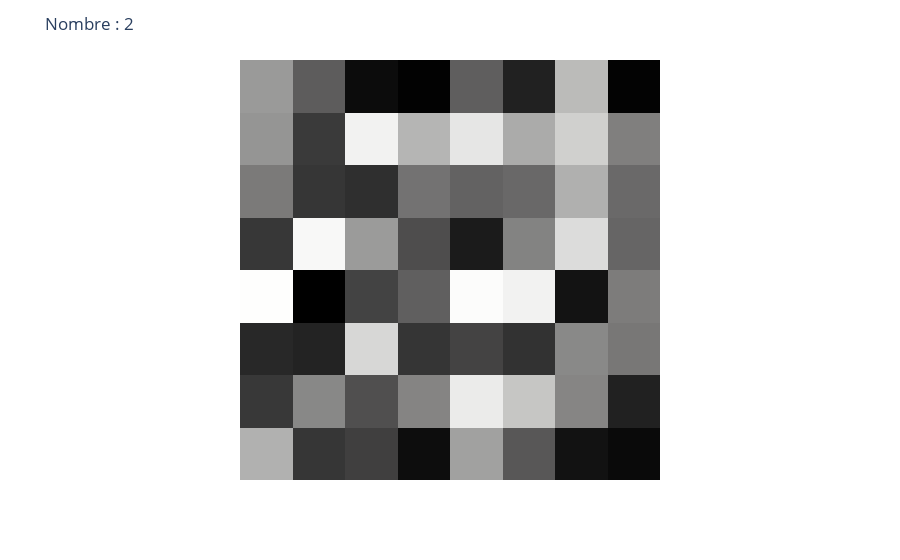
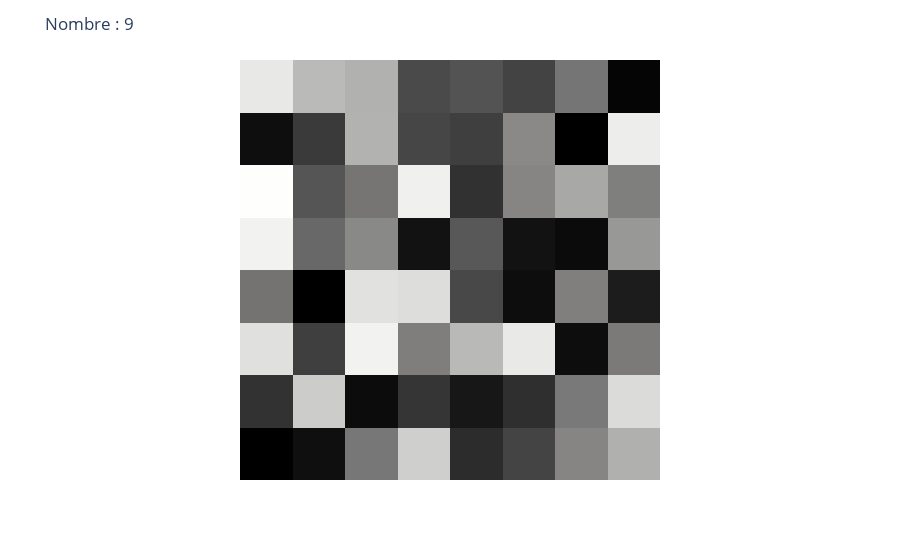
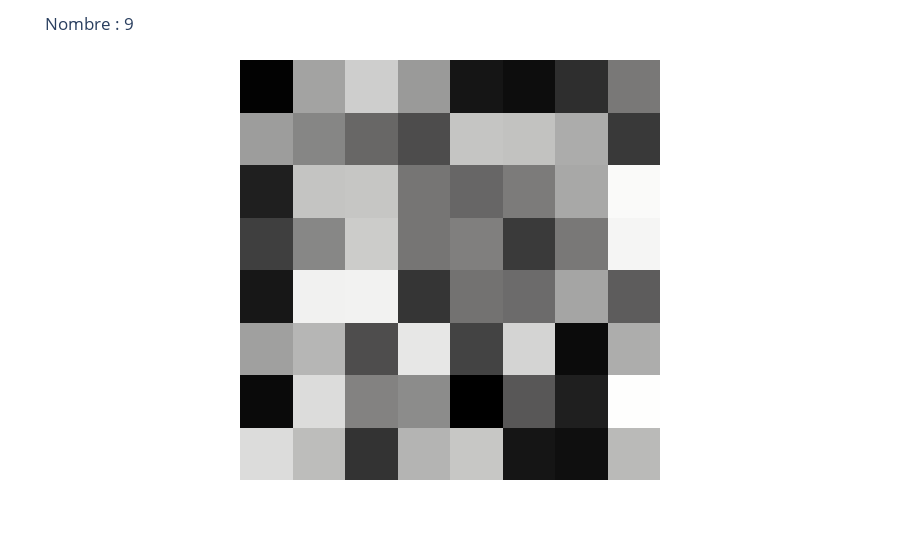
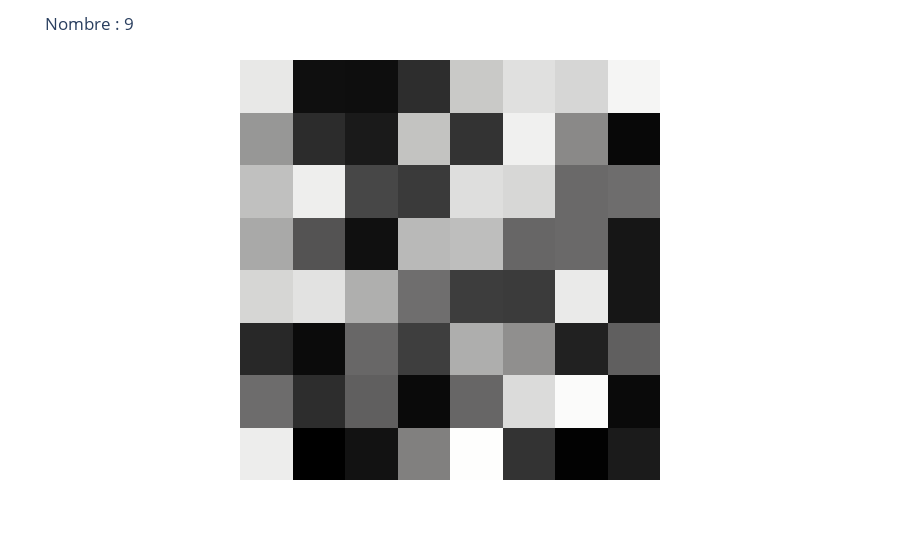

Write notebook code for charts like these, in order.
### Markdown cell above
Now look at the documentation related to imshow from plotly. Try to view a random number. Add as a title, the number this image corresponds to. Then try to view 10 random numbers in the dataset

### Code cell
# Simulation des données
numbers = np.random.rand(100, 64)  # 100 exemples de chiffres 8x8 aplatis
target = np.random.randint(0, 10, size=100)  # Valeurs cibles aléatoires entre 0 et 9

# Visualisation de 10 chiffres aléatoires
for i in np.random.choice(len(numbers), size=10, replace=False):
    # Reshape pour restaurer la forme 8x8
    fig = px.imshow(numbers[i].reshape(8, 8), color_continuous_scale='gray')
    
    # Suppression des ticks et ajustements
    fig.update_xaxes(showticklabels=False)
    fig.update_yaxes(showticklabels=False)
    fig.update_layout(
        title=f"Nombre : {target[i]}",
        coloraxis_showscale=False
    )
    
    # Afficher l'image
    fig.show()

### Figure 1 — Plotly figure (JSON) as saved in the notebook; plotly's stock layout.template omitted (floating-point values rounded to 4 significant figures)
{"data": [{"coloraxis": "coloraxis", "hovertemplate": "x: %{x}<br>y: %{y}<br>color: %{z}<extra></extra>", "name": "0", "type": "heatmap", "xaxis": "x", "yaxis": "y", "z": [[0.6809, 0.4445, 0.1111, 0.05897, 0.4511, 0.2034, 0.7917, 0.06543], [0.6628, 0.304, 0.9649, 0.7734, 0.9288, 0.7409, 0.8599, 0.5829], [0.563, 0.2859, 0.2581, 0.5325, 0.467, 0.4938, 0.7572, 0.4952], [0.2934, 0.9811, 0.6853, 0.3818, 0.178, 0.5957, 0.8983, 0.4795], [0.9984, 0.04883, 0.3408, 0.4575, 0.992, 0.9631, 0.148, 0.5692], [0.2292, 0.2086, 0.8838, 0.2832, 0.3424, 0.2706, 0.618, 0.5521], [0.296, 0.6146, 0.3904, 0.6006, 0.9445, 0.8279, 0.6057, 0.2013], [0.7598, 0.2873, 0.3255, 0.1202, 0.7056, 0.4246, 0.1428, 0.1024]]}], "layout": {"coloraxis": {"colorscale": [[0, "rgb(0, 0, 0)"], [0.09091, "rgb(16, 16, 16)"], [0.1818, "rgb(38, 38, 38)"], [0.2727, "rgb(59, 59, 59)"], [0.3636, "rgb(81, 80, 80)"], [0.4545, "rgb(102, 101, 101)"], [0.5455, "rgb(124, 123, 122)"], [0.6364, "rgb(146, 146, 145)"], [0.7273, "rgb(171, 171, 170)"], [0.8182, "rgb(197, 197, 195)"], [0.9091, "rgb(224, 224, 223)"], [1, "rgb(254, 254, 253)"]], "showscale": false}, "margin": {"t": 60}, "title": {"text": "Nombre : 2"}, "xaxis": {"anchor": "y", "constrain": "domain", "domain": [0, 1], "scaleanchor": "y", "showticklabels": false}, "yaxis": {"anchor": "x", "autorange": "reversed", "constrain": "domain", "domain": [0, 1], "showticklabels": false}}}

### Figure 2 — Plotly figure (JSON) as saved in the notebook; plotly's stock layout.template omitted (floating-point values rounded to 4 significant figures)
{"data": [{"coloraxis": "coloraxis", "hovertemplate": "x: %{x}<br>y: %{y}<br>color: %{z}<extra></extra>", "name": "0", "type": "heatmap", "xaxis": "x", "yaxis": "y", "z": [[0.9284, 0.7849, 0.7524, 0.3647, 0.4011, 0.3377, 0.5399, 0.07114], [0.1196, 0.2985, 0.7587, 0.3492, 0.3185, 0.6159, 0.04663, 0.9424], [0.992, 0.4116, 0.537, 0.9528, 0.2612, 0.5995, 0.7239, 0.5753], [0.9587, 0.4887, 0.6125, 0.1386, 0.423, 0.1398, 0.103, 0.6693], [0.531, 0.04645, 0.9089, 0.8968, 0.3579, 0.1169, 0.578, 0.1796], [0.9056, 0.3216, 0.9566, 0.5739, 0.7807, 0.9307, 0.113, 0.5582], [0.2671, 0.8415, 0.1084, 0.2782, 0.1592, 0.2562, 0.556, 0.8896], [0.04576, 0.1242, 0.5476, 0.8534, 0.2442, 0.3396, 0.5991, 0.7512]]}], "layout": {"coloraxis": {"colorscale": [[0, "rgb(0, 0, 0)"], [0.09091, "rgb(16, 16, 16)"], [0.1818, "rgb(38, 38, 38)"], [0.2727, "rgb(59, 59, 59)"], [0.3636, "rgb(81, 80, 80)"], [0.4545, "rgb(102, 101, 101)"], [0.5455, "rgb(124, 123, 122)"], [0.6364, "rgb(146, 146, 145)"], [0.7273, "rgb(171, 171, 170)"], [0.8182, "rgb(197, 197, 195)"], [0.9091, "rgb(224, 224, 223)"], [1, "rgb(254, 254, 253)"]], "showscale": false}, "margin": {"t": 60}, "title": {"text": "Nombre : 9"}, "xaxis": {"anchor": "y", "constrain": "domain", "domain": [0, 1], "scaleanchor": "y", "showticklabels": false}, "yaxis": {"anchor": "x", "autorange": "reversed", "constrain": "domain", "domain": [0, 1], "showticklabels": false}}}

### Figure 3 — Plotly figure (JSON) as saved in the notebook; plotly's stock layout.template omitted (floating-point values rounded to 4 significant figures)
{"data": [{"coloraxis": "coloraxis", "hovertemplate": "x: %{x}<br>y: %{y}<br>color: %{z}<extra></extra>", "name": "0", "type": "heatmap", "xaxis": "x", "yaxis": "y", "z": [[0.01354, 0.6937, 0.8434, 0.6612, 0.1107, 0.07696, 0.2168, 0.5282], [0.6709, 0.5834, 0.4584, 0.3454, 0.8131, 0.8031, 0.7256, 0.2631], [0.1541, 0.81, 0.8145, 0.5164, 0.4552, 0.5417, 0.7099, 0.9816], [0.2897, 0.5879, 0.8342, 0.5173, 0.5565, 0.2657, 0.5306, 0.9652], [0.1215, 0.954, 0.9578, 0.2445, 0.5054, 0.4766, 0.7006, 0.4125], [0.6818, 0.7615, 0.3479, 0.9236, 0.3049, 0.8625, 0.06402, 0.729], [0.05884, 0.8904, 0.5711, 0.6086, 0.001544, 0.3923, 0.1514, 0.9925], [0.8884, 0.7836, 0.2396, 0.7543, 0.8186, 0.1101, 0.08858, 0.7728]]}], "layout": {"coloraxis": {"colorscale": [[0, "rgb(0, 0, 0)"], [0.09091, "rgb(16, 16, 16)"], [0.1818, "rgb(38, 38, 38)"], [0.2727, "rgb(59, 59, 59)"], [0.3636, "rgb(81, 80, 80)"], [0.4545, "rgb(102, 101, 101)"], [0.5455, "rgb(124, 123, 122)"], [0.6364, "rgb(146, 146, 145)"], [0.7273, "rgb(171, 171, 170)"], [0.8182, "rgb(197, 197, 195)"], [0.9091, "rgb(224, 224, 223)"], [1, "rgb(254, 254, 253)"]], "showscale": false}, "margin": {"t": 60}, "title": {"text": "Nombre : 9"}, "xaxis": {"anchor": "y", "constrain": "domain", "domain": [0, 1], "scaleanchor": "y", "showticklabels": false}, "yaxis": {"anchor": "x", "autorange": "reversed", "constrain": "domain", "domain": [0, 1], "showticklabels": false}}}

### Figure 4 — Plotly figure (JSON) as saved in the notebook; plotly's stock layout.template omitted (floating-point values rounded to 4 significant figures)
{"data": [{"coloraxis": "coloraxis", "hovertemplate": "x: %{x}<br>y: %{y}<br>color: %{z}<extra></extra>", "name": "0", "type": "heatmap", "xaxis": "x", "yaxis": "y", "z": [[0.8878, 0.08296, 0.07641, 0.2008, 0.7902, 0.8631, 0.8331, 0.9235], [0.6205, 0.1999, 0.127, 0.7717, 0.2253, 0.9087, 0.5715, 0.04562], [0.7622, 0.9045, 0.308, 0.2568, 0.8579, 0.8347, 0.448, 0.4641], [0.6841, 0.3577, 0.08712, 0.7381, 0.7553, 0.4362, 0.4483, 0.11], [0.8311, 0.8696, 0.7054, 0.4674, 0.2669, 0.2581, 0.8935, 0.1121], [0.1796, 0.05797, 0.4386, 0.2728, 0.7001, 0.5952, 0.152, 0.408], [0.4611, 0.2032, 0.4064, 0.05604, 0.4362, 0.8476, 0.9411, 0.05442], [0.9011, 0.0006182, 0.09355, 0.5362, 0.95, 0.2252, 0.009667, 0.129]]}], "layout": {"coloraxis": {"colorscale": [[0, "rgb(0, 0, 0)"], [0.09091, "rgb(16, 16, 16)"], [0.1818, "rgb(38, 38, 38)"], [0.2727, "rgb(59, 59, 59)"], [0.3636, "rgb(81, 80, 80)"], [0.4545, "rgb(102, 101, 101)"], [0.5455, "rgb(124, 123, 122)"], [0.6364, "rgb(146, 146, 145)"], [0.7273, "rgb(171, 171, 170)"], [0.8182, "rgb(197, 197, 195)"], [0.9091, "rgb(224, 224, 223)"], [1, "rgb(254, 254, 253)"]], "showscale": false}, "margin": {"t": 60}, "title": {"text": "Nombre : 9"}, "xaxis": {"anchor": "y", "constrain": "domain", "domain": [0, 1], "scaleanchor": "y", "showticklabels": false}, "yaxis": {"anchor": "x", "autorange": "reversed", "constrain": "domain", "domain": [0, 1], "showticklabels": false}}}
